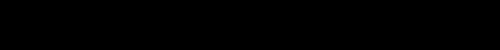
Frame 1 (no input)
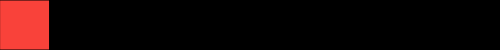
Frame 60 (no input)
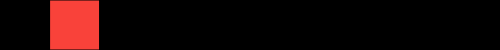
Frame 120 (the mouse pressed at the canvas centre since frame 60)

The p5.js sketch that drew these frames (run headless with seeded random() and noise() and a simulated clock; from frame 60 on, the mouse is pressed at the canvas centre):

// p5.js sketch
// ── sketch.js
let pixelRow = [];
let numberPixels = 10;
let pixelColor = [249, 66, 58];
let mainPixel = 0;

let width = 500;
let side = width / numberPixels;
function setup() {
  createCanvas(500, side);
  background(200);

  // put setup code here
  for (i = 0; i < numberPixels; i++) {
    pixelRow.push([0, 0, 0]);
  }

  console.log(pixelRow);

  // draw squares
  for (i = 0; i < numberPixels; i++) {
    let x0 = 0 + 50 * i;
    fill(pixelRow[i]);
    rect(x0, 0, side, side);
  }
}

function draw() {
  // put drawing code here
  if (frameCount % 60 == 0) {
    // every second, update the animation
    for (i = 0; i < numberPixels; i++) {
      if (i == mainPixel) {
        fill(pixelColor);
      } else {
        fill(pixelRow[i]);
      }
      let x0 = 0 + 50 * i;
      rect(x0, 0, side, side);
    }
    mainPixel += 1;
    if (mainPixel > numberPixels - 1) {
      mainPixel = 0;
    }
  }
}

function createPixels() {
  for (i = 0; i < numberPixels; i++) {
    let x0 = 0 + 50 * i;
    fill(pixelRow[i]);
    rect(x0, 0, side, side);
  }
}
